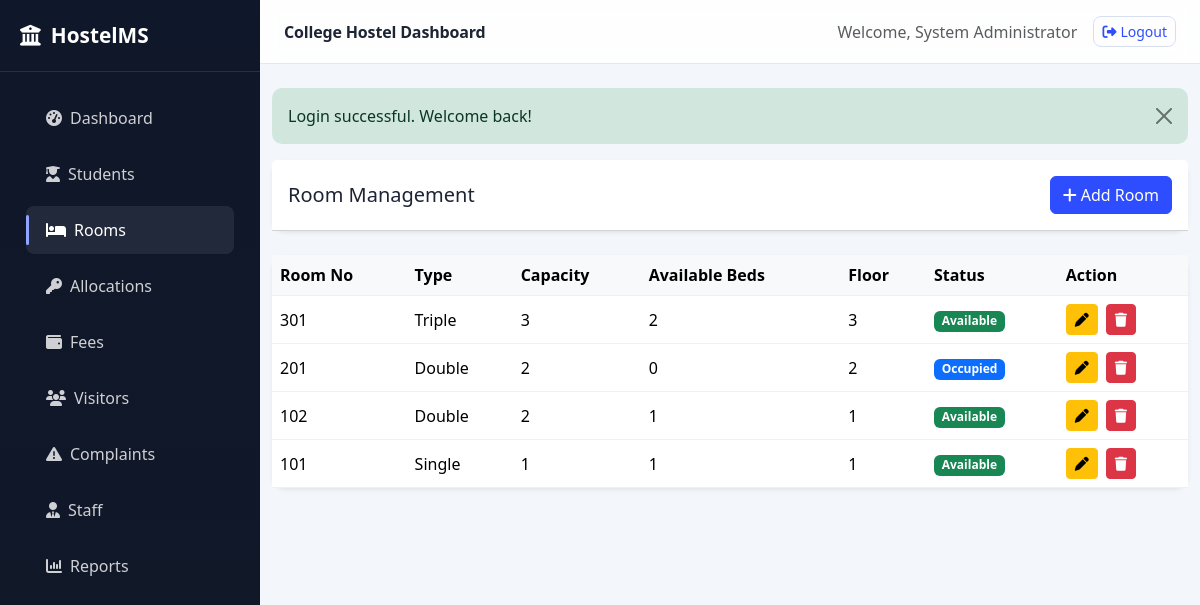
Screenshot of /rooms.php (signed in) with the database file from the repository.
### tables this page shows
CREATE TABLE rooms (
    id INT AUTO_INCREMENT PRIMARY KEY,
    room_number VARCHAR(20) NOT NULL UNIQUE,
    room_type ENUM('Single','Double','Triple','Dormitory') NOT NULL,
    capacity INT NOT NULL,
    available_beds INT NOT NULL,
    floor_number INT NOT NULL,
    status ENUM('Available','Occupied','Maintenance') DEFAULT 'Available',
    created_at TIMESTAMP DEFAULT CURRENT_TIMESTAMP
);

### config.php (called while the page is built, shortened)
<?php
$host = getenv('HOSTEL_DB_HOST') ?: 'localhost';
$user = getenv('HOSTEL_DB_USER') ?: 'root';
$pass = getenv('HOSTEL_DB_PASS') ?: '';
$dbname = getenv('HOSTEL_DB_NAME') ?: 'hostel_management';
$conn = new mysqli($host, $user, $pass, $dbname);
function getFlash() {
    $flash = $_SESSION['flash'];
    return $flash;
}
function getAdminName() {
    global $conn;
    $stmt = $conn->prepare('SELECT full_name FROM admins WHERE id = ?');
    $stmt->bind_param('i', $_SESSION['admin_id']);
    $stmt->execute();
    $result = $stmt->get_result();
    $admin = $result->fetch_assoc();
    return $admin ? $admin['full_name'] : 'Admin';
}

### rooms.php (the view, shortened to what this page needs)
<?php
require_once __DIR__ . '/config.php';
$rooms = $conn->query('SELECT * FROM rooms ORDER BY id DESC')->fetch_all(MYSQLI_ASSOC);
$flash = getFlash();
?>
<!DOCTYPE html>
<html lang="en">
<head>
    <link href="https://cdn.jsdelivr.net/npm/bootstrap@5.3.3/dist/css/bootstrap.min.css" rel="stylesheet">
    <link rel="stylesheet" href="https://cdnjs.cloudflare.com/ajax/libs/font-awesome/6.5.2/css/all.min.css">
    <link rel="stylesheet" href="assets/css/style.css">
</head>
<body>
    <?php include __DIR__ . '/includes/sidebar.php'; ?>
    <main class="main-content">
        <?php include __DIR__ . '/includes/navbar.php'; ?>
        <div class="container-fluid py-4">
            <?php if ($flash): ?>
                <div class="alert alert-<?= $flash['type'] === 'success' ? 'success' : 'danger' ?> alert-dismissible fade show" role="alert">
                    <?= htmlspecialchars($flash['message']) ?>
                    <button type="button" class="btn-close" data-bs-dismiss="alert" aria-label="Close"></button>
                </div>
            <?php endif; ?>
            <div class="card shadow-sm border-0 mb-4">
                <div class="card-header bg-white d-flex justify-content-between align-items-center py-3">
                    <h5 class="mb-0">Room Management</h5>
                    <button class="btn btn-primary" data-bs-toggle="modal" data-bs-target="#addRoomModal"><i class="fa-solid fa-plus me-1"></i>Add Room</button>
                </div>
            </div>
            <div class="card shadow-sm border-0">
                <div class="card-body p-0">
                    <div class="table-responsive">
                        <table class="table table-hover mb-0 align-middle">
                            <thead class="table-light">
                                <tr>
                                    <th>Room No</th>
                                    <th>Type</th>
                                    <th>Capacity</th>
                                    <th>Available Beds</th>
                                    <th>Floor</th>
                                    <th>Status</th>
                                    <th>Action</th>
                                </tr>
                            </thead>
                            <tbody>
                                <?php foreach ($rooms as $room): ?>
                                    <tr>
                                        <td><?= htmlspecialchars($room['room_number']) ?></td>
                                        <td><?= htmlspecialchars($room['room_type']) ?></td>
                                        <td><?= htmlspecialchars($room['capacity']) ?></td>
                                        <td><?= htmlspecialchars($room['available_beds']) ?></td>
                                        <td><?= htmlspecialchars($room['floor_number']) ?></td>
                                        <td><span class="badge bg-<?= $room['status'] === 'Available' ? 'success' : ($room['status'] === 'Occupied' ? 'primary' : 'warning') ?>"><?= htmlspecialchars($room['status']) ?></span></td>
                                        <td>
                                            <div class="d-flex gap-2">
                                                <a href="room_edit.php?id=<?= $room['id'] ?>" class="btn btn-sm btn-warning"><i class="fa-solid fa-pen"></i></a>
                                                <form method="POST" onsubmit="return confirm('Delete room?')">
                                                    <button type="submit" class="btn btn-sm btn-danger"><i class="fa-solid fa-trash"></i></button>
                                                </form>
                                            </div>
                                        </td>
                                    </tr>
                                <?php endforeach; ?>
                            </tbody>
                        </table>
                    </div>
                </div>
            </div>
        </div>
    </main>
</body>
</html>

### includes/navbar.php (shortened to what this page needs)
<nav class="top-navbar">
    <div class="container-fluid d-flex justify-content-between align-items-center py-3 px-4">
        <div>
            <span class="fw-bold text-primary">College Hostel Dashboard</span>
        </div>
        <div class="d-flex align-items-center gap-3">
            <span class="text-muted">Welcome, <?= htmlspecialchars(getAdminName()) ?></span>
            <a href="logout.php" class="btn btn-outline-primary btn-sm">
                <i class="fa-solid fa-right-from-bracket me-1"></i>Logout
            </a>
        </div>
    </div>
</nav>
        <?php include __DIR__ . '/sidebar.php'; ?>

### assets/css/style.css (style rules this page uses)
:root { --primary: #2d4dff; --primary-dark: #1e3ad8; --secondary: #f4f7ff; --text: #1d2433; --muted: #6b7280; --success: #12b76a; --warning: #f59e0b; --danger: #ef4444; --light: #f8fafc; --border: #e5e7eb; }
* { box-sizing: border-box; }
body { font-family: 'Segoe UI', Tahoma, sans-serif; background: #f3f6fb; color: var(--text); line-height: 1.5; }
.main-content { margin-left: 260px; min-height: 100vh; }
.top-navbar { background: rgba(255,255,255,0.9); backdrop-filter: blur(10px); border-bottom: 1px solid var(--border); position: sticky; top: 0; z-index: 1000; }
.top-navbar .text-primary { color: var(--text) !important; letter-spacing: -0.01em; }
.top-navbar .btn-outline-primary { border-color: #d7def0; color: var(--primary); border-radius: 8px; }
.card { border-color: #e5eaf3; border-radius: 14px; }
.card-header { color: var(--text); }
.table > :not(caption) > * > * { border-bottom-color: #edf0f5; }
.table thead th { font-weight: 700; }
.alert { border: 0; border-radius: 10px; }
.table th, .table td { vertical-align: middle; }
.btn-primary { background: var(--primary); border-color: var(--primary); }

### rows the page displays
rooms: room_number "301", room_type "Triple", capacity "3", available_beds "2", floor_number "3", status "Available"
rooms: room_number "201", room_type "Double", capacity "2", available_beds "0", floor_number "2", status "Occupied"
rooms: room_number "102", room_type "Double", capacity "2", available_beds "1", floor_number "1", status "Available"
rooms: room_number "101", room_type "Single", capacity "1", available_beds "1", floor_number "1", status "Available"

### other values shown
getAdminName() "System Administrator"
$flash['message'] "Login successful. Welcome back!"
